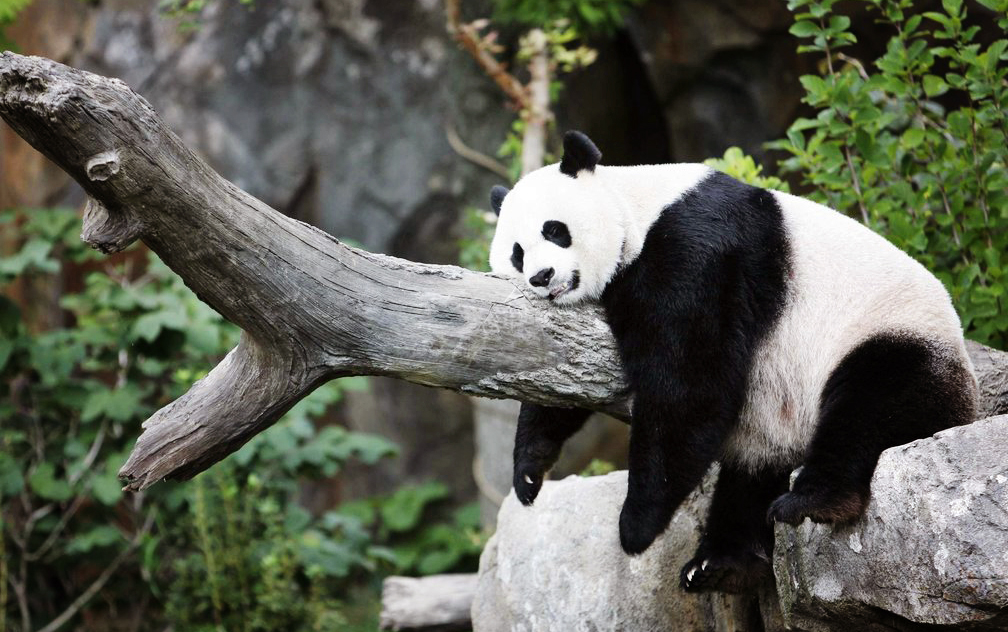
#> input picture images/panda.jpg, 1008 x 632 px
$ python main.py
#> lines starting #> are read from the running program, lines starting #| are printed output that depends on the picture; long printed decimals are rounded
import math
import cv2
import numpy as np

# Читаем картинки
img1 = cv2.imread('images/panda.jpg', 0)
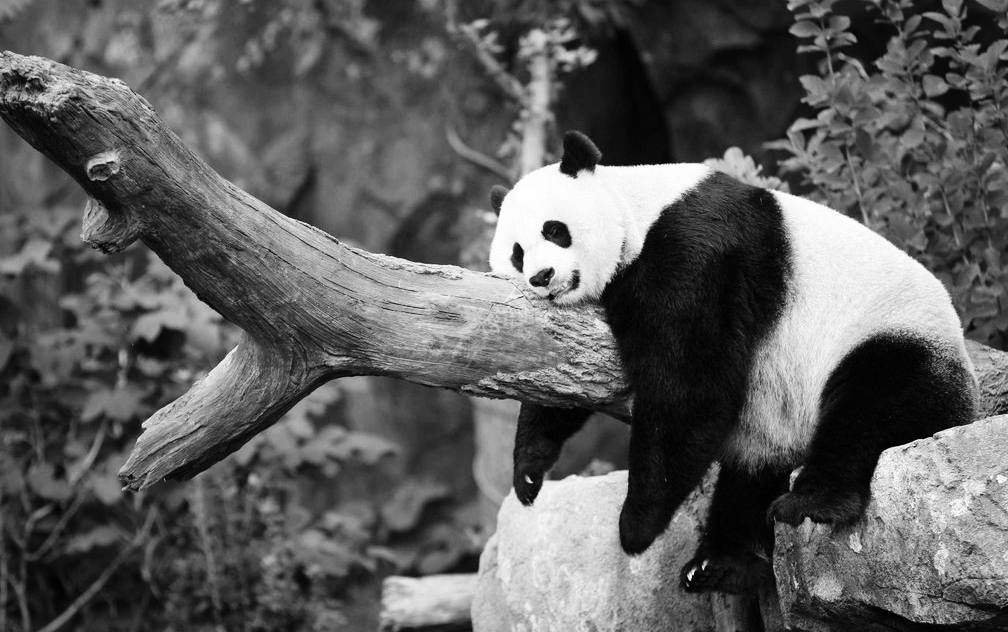
#> img1: shape (632, 1008); min 0, max 255, mean 93.5
img2 = cv2.imread('images/panda_rot.jpg', 0)
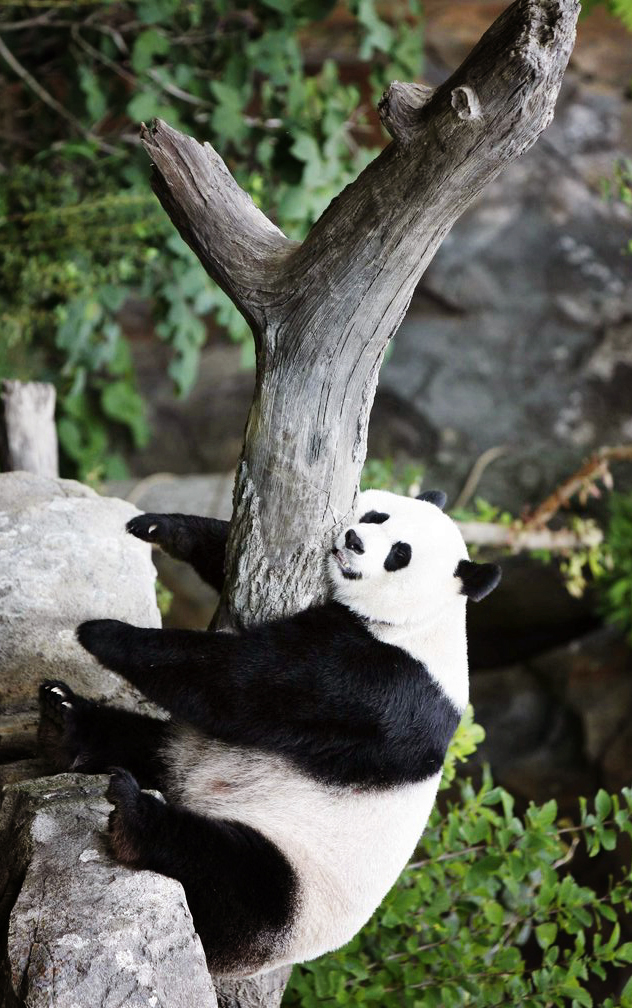
#> input picture images/panda_rot.jpg, 632 x 1008 px
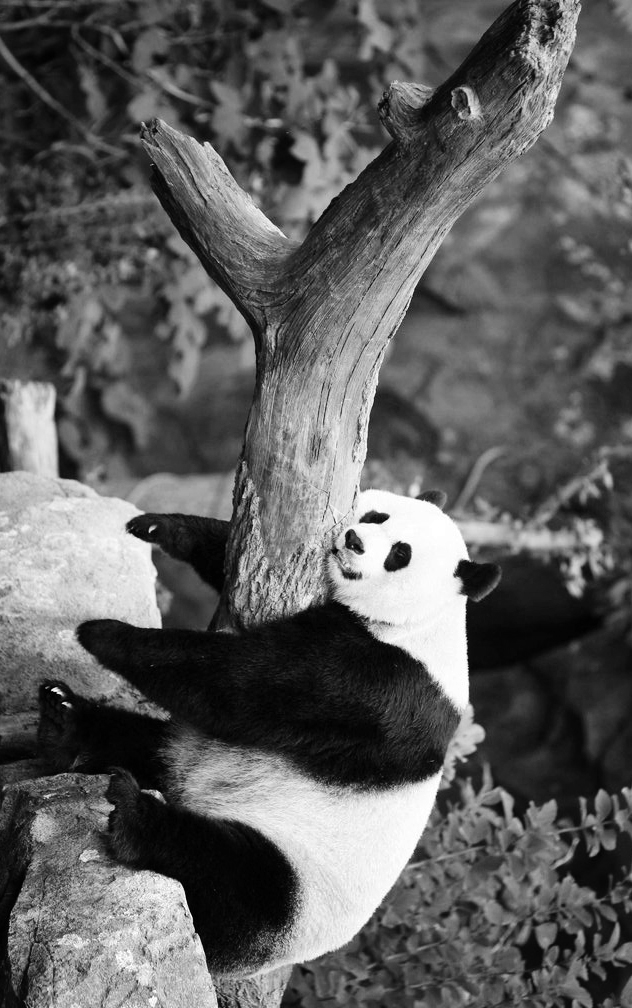
#> img2: shape (1008, 632); min 0, max 255, mean 93.5


class Solution:
    """
    Класс решения.
    """
    @staticmethod
    def find_similarity(im1: np.ndarray, im2: np.ndarray) -> float:
        """
        Ищет похожесть между двумя картинками.
        :param im1: Первая картинка
        :param im2: Вторая картинка
        :return: Похожесть двух картинок (меньше -> больше похожесть)
        """

        # Считаем гистограммы картинок
        hist1 = cv2.calcHist(im1, [0], None, [256], [0, 256])
#> hist1 = 256 values, max 23 at index 95, min 0 at index 0, mean 3.94
        hist2 = cv2.calcHist(im2, [0], None, [256], [0, 256])
#> hist2 = 256 values, max 21 at index 88, min 0 at index 0, mean 2.47
#| 0.417

        # Сравниваем гистограммы
        return cv2.compareHist(hist1, hist2, cv2.HISTCMP_BHATTACHARYYA)

    @staticmethod
    def find_rotation_cv(im1: np.ndarray, im2) -> float:
        """
        Ищет угол поворота картинки в градусах
        :param im1: Первая картинка
        :param im2: Вторая картинка (повёрнутая первая)
        :return: Угол поворота картинки в градусах
        """
        # Будем сравнивать картинки по методу SIFT
        orb = cv2.SIFT_create()

        kp1, des1 = orb.detectAndCompute(im1, None)
#> kp1 = 3533 keypoints; strongest (x, y, size): (557, 232, 17.6), (850, 280, 91.9), (543, 278, 12.2), (794, 474, 5.1)
        kp2, des2 = orb.detectAndCompute(im2, None)
#> kp2 = 3607 keypoints; strongest (x, y, size): (399, 557, 17.6), (350, 849, 91.8), (354, 543, 12.3), (157, 794, 5.1)

        index_params = dict(algorithm=2, trees=5)
        search_params = dict(checks=50)

        flann = cv2.FlannBasedMatcher(index_params, search_params)

        matches = flann.knnMatch(des1, des2, k=2)
#> matches = 3533 matches

        goods = []
        for m, n in matches:
            if len(goods) > 20:
                break

            if m.distance < 0.7 * n.distance:
                goods.append(m)
#> this loop made 25 passes
#> after the loop, goods = 21 matches

        src_pts = np.float32([kp1[m.queryIdx].pt for m in goods]).reshape(-1, 1, 2)
#> src_pts = 21 rows, first 8: [3.79, 99.9], [3.79, 99.9], [4.52, 74.1], [6.43, 498.4], [6.7, 20.12], [7.37, 58.79], [7.54, 81.85], [7.54, 81.85]
        dst_pts = np.float32([kp2[n.trainIdx].pt for n in goods]).reshape(-1, 1, 2)
#> dst_pts = 21 rows, first 8: [531.6, 3.79], [531.6, 3.79], [557.4, 4.52], [133.1, 6.45], [611.4, 6.71], [572.7, 7.37], [549.6, 7.54], [549.6, 7.54]

        # Составляем гомограф-матрицу
        M, mask = cv2.findHomography(src_pts, dst_pts, cv2.RANSAC, 5.0)
#> M = [[-6.97e-05, -1, 631.5], [1, -7.31e-05, 0.0109], [-9.19e-07, -4.28e-08, 1]]; mask = 21 values from 1 to 1

        # Считаем угол в градусах по гомограф-матрице
        return - math.atan2(M[0, 1], M[0, 0]) * 180 / math.pi


print(Solution.find_similarity(img1, img2))
print(Solution.find_rotation_cv(img1, img2))
#| 90.004
